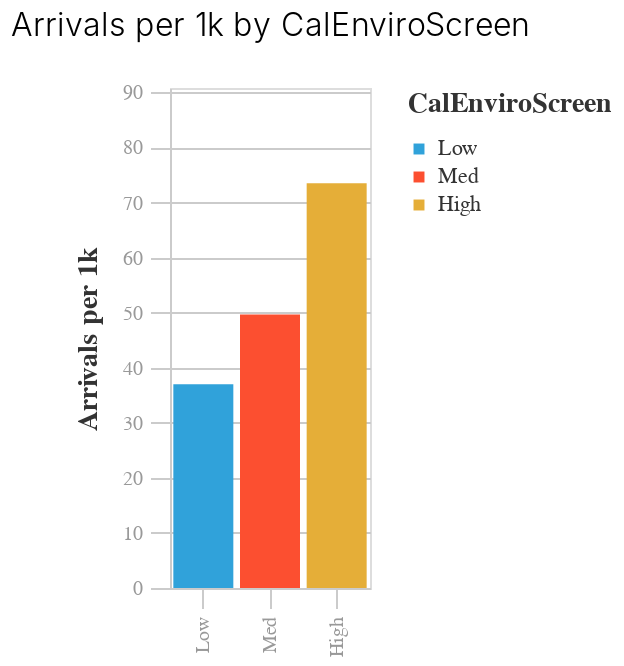

Notebook source saved alongside this figure:
### Code cell
bar = (alt.Chart((by_equity
                  .assign(
                      equity_group = by_equity.equity_group.map(LEGEND_LABELS)
                  )))
 .mark_bar()
 .encode(
     x=alt.X("equity_group:N", 
             axis=alt.Axis(title=""), 
             scale=alt.Scale(domain=LEGEND_ORDER)
            ),
     y=alt.Y("arrivals_per_1k_pj:Q",
             axis=alt.Axis(title="Arrivals per 1k"),
             scale=alt.Scale(domain=[0, Y_MAX])
            ),
     color=alt.Color("equity_group:N", title="CalEnviroScreen", 
                    scale=alt.Scale(domain=LEGEND_ORDER, 
                                    range=shared_utils.altair_utils.FIVETHIRTYEIGHT_CATEGORY_COLORS
                                   )
                    )
 )
)

bar = (shared_utils.altair_utils.preset_chart_config(bar)
       .properties(title="Arrivals per 1k by CalEnviroScreen", 
                  width = shared_utils.altair_utils.chart_width*0.25)
)

display(bar)
bar.save("./img/arrivals_per_1k_equity.png")

### Figure 1 — Vega-Lite specification as saved in the notebook (floating-point values rounded to 4 significant figures)
{"$schema": "https://vega.github.io/schema/vega-lite/v4.8.1.json", "config": {"axis": {"domainColor": "#cbcbcb", "grid": true, "gridColor": "#cbcbcb", "gridWidth": 1, "labelColor": "#999", "labelFont": "Arial", "labelFontSize": 10, "labelPadding": 4, "tickColor": "#cbcbcb", "tickSize": 10, "titleColor": "#333", "titleFont": "Arial", "titleFontSize": 14, "titlePadding": 10}, "axisBand": {"grid": false}, "background": "white", "font": "Arial", "header": {"labelFont": "Arial", "titleFont": "Arial"}, "legend": {"labelColor": "#333", "labelFont": "Arial", "labelFontSize": 11, "padding": 1, "symbolSize": 30, "symbolType": "square", "titleColor": "#333", "titleFont": "Arial", "titleFontSize": 14, "titlePadding": 10}, "title": {"anchor": "middle", "font": "Arial", "fontSize": 16, "fontWeight": 300, "offset": 20}, "view": {"continuousHeight": 300, "continuousWidth": 400}}, "data": {"name": "data-7305eeef23cd4572de4096cb59d0360b"}, "datasets": {"data-7305eeef23cd4572de4096cb59d0360b": [{"Population": 160189, "Tract": 75, "arrivals_per_1k_pj": 88.27, "equity_group": null, "itp_id": 71, "num_arrivals": 35380, "num_jobs": 240647, "num_pop_jobs": 400836, "stop_id": 592, "stops_per_1k_pj": 1.477}, {"Population": 12671394, "Tract": 2644, "arrivals_per_1k_pj": 37.0, "equity_group": "Low", "itp_id": 2682, "num_arrivals": 624726, "num_jobs": 4211607, "num_pop_jobs": 16883001, "stop_id": 20835, "stops_per_1k_pj": 1.234}, {"Population": 13418830, "Tract": 2644, "arrivals_per_1k_pj": 49.66, "equity_group": "Med", "itp_id": 3421, "num_arrivals": 981503, "num_jobs": 6343752, "num_pop_jobs": 19762582, "stop_id": 27225, "stops_per_1k_pj": 1.378}, {"Population": 13033047, "Tract": 2644, "arrivals_per_1k_pj": 73.51, "equity_group": "High", "itp_id": 4692, "num_arrivals": 1407037, "num_jobs": 6106821, "num_pop_jobs": 19139868, "stop_id": 35246, "stops_per_1k_pj": 1.841}]}, "encoding": {"color": {"field": "equity_group", "scale": {"domain": ["Low", "Med", "High"], "range": ["#30a2da", "#fc4f30", "#e5ae38", "#6d904f", "#8b8b8b", "#b96db8", "#ff9e27", "#56cc60", "#52d2ca", "#52689e", "#545454", "#9fe4f8"]}, "title": "CalEnviroScreen", "type": "nominal"}, "x": {"axis": {"title": ""}, "field": "equity_group", "scale": {"domain": ["Low", "Med", "High"]}, "type": "nominal"}, "y": {"axis": {"title": "Arrivals per 1k"}, "field": "arrivals_per_1k_pj", "scale": {"domain": [0, 90.8]}, "type": "quantitative"}}, "height": 250, "mark": "bar", "title": "Arrivals per 1k by CalEnviroScreen", "usermeta": {"embedOptions": {"theme": "fivethirtyeight"}}, "width": 100}
